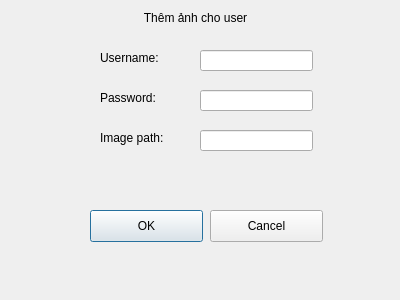
<?xml version="1.0" encoding="UTF-8"?>
<ui version="4.0">
 <class>Dialog</class>
 <widget class="QDialog" name="Dialog">
  <property name="geometry">
   <rect>
    <x>0</x>
    <y>0</y>
    <width>400</width>
    <height>300</height>
   </rect>
  </property>
  <property name="windowTitle">
   <string>Dialog</string>
  </property>
  <widget class="QLabel" name="label_1">
   <property name="geometry">
    <rect>
     <x>100</x>
     <y>50</y>
     <width>71</width>
     <height>16</height>
    </rect>
   </property>
   <property name="text">
    <string>Username:</string>
   </property>
  </widget>
  <widget class="QLabel" name="label_2">
   <property name="geometry">
    <rect>
     <x>100</x>
     <y>90</y>
     <width>71</width>
     <height>16</height>
    </rect>
   </property>
   <property name="text">
    <string>Password:</string>
   </property>
  </widget>
  <widget class="QLabel" name="label_3">
   <property name="geometry">
    <rect>
     <x>100</x>
     <y>130</y>
     <width>71</width>
     <height>16</height>
    </rect>
   </property>
   <property name="text">
    <string>Image path:</string>
   </property>
  </widget>
  <widget class="QLabel" name="label_5">
   <property name="geometry">
    <rect>
     <x>130</x>
     <y>10</y>
     <width>131</width>
     <height>16</height>
    </rect>
   </property>
   <property name="text">
    <string>&lt;html&gt;&lt;head/&gt;&lt;body&gt;&lt;p align=&quot;center&quot;&gt;Thêm ảnh cho user&lt;/p&gt;&lt;/body&gt;&lt;/html&gt;</string>
   </property>
   <property name="alignment">
    <set>Qt::AlignCenter</set>
   </property>
  </widget>
  <widget class="QLineEdit" name="username">
   <property name="geometry">
    <rect>
     <x>200</x>
     <y>50</y>
     <width>113</width>
     <height>21</height>
    </rect>
   </property>
  </widget>
  <widget class="QLineEdit" name="password">
   <property name="geometry">
    <rect>
     <x>200</x>
     <y>90</y>
     <width>113</width>
     <height>21</height>
    </rect>
   </property>
  </widget>
  <widget class="QLineEdit" name="image_path">
   <property name="geometry">
    <rect>
     <x>200</x>
     <y>130</y>
     <width>113</width>
     <height>21</height>
    </rect>
   </property>
  </widget>
  <widget class="QPushButton" name="OK_Button">
   <property name="geometry">
    <rect>
     <x>90</x>
     <y>210</y>
     <width>113</width>
     <height>32</height>
    </rect>
   </property>
   <property name="text">
    <string>OK</string>
   </property>
  </widget>
  <widget class="QPushButton" name="Cancel_Button">
   <property name="geometry">
    <rect>
     <x>210</x>
     <y>210</y>
     <width>113</width>
     <height>32</height>
    </rect>
   </property>
   <property name="text">
    <string>Cancel</string>
   </property>
  </widget>
 </widget>
 <resources/>
 <connections/>
</ui>
